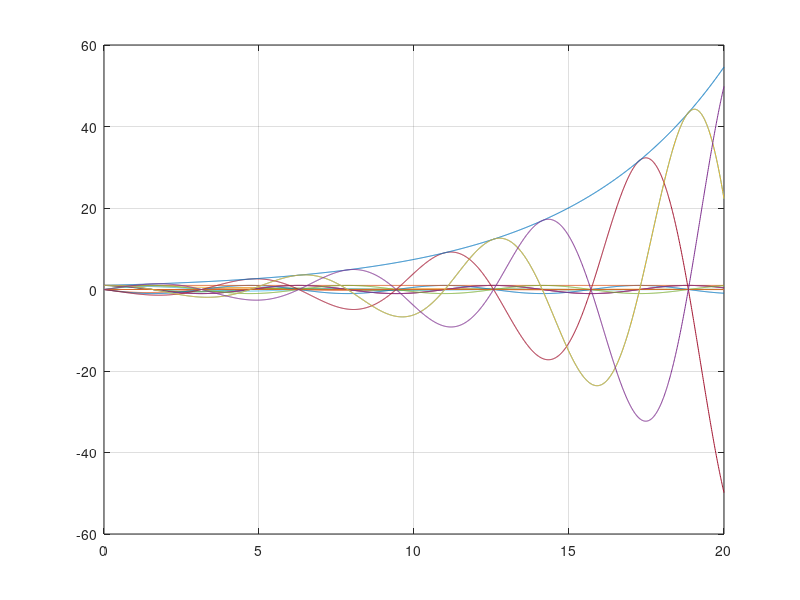

Write MATLAB code to recreate this figure.
for re = -0.2:0.2:0.2
    for im = -1:1
        c = re + im*j;
        t = 0:0.01:20;
        x = exp(c*t);
        plot(t, real(x), t, imag(x)), grid;
        hold on;
    end
end
